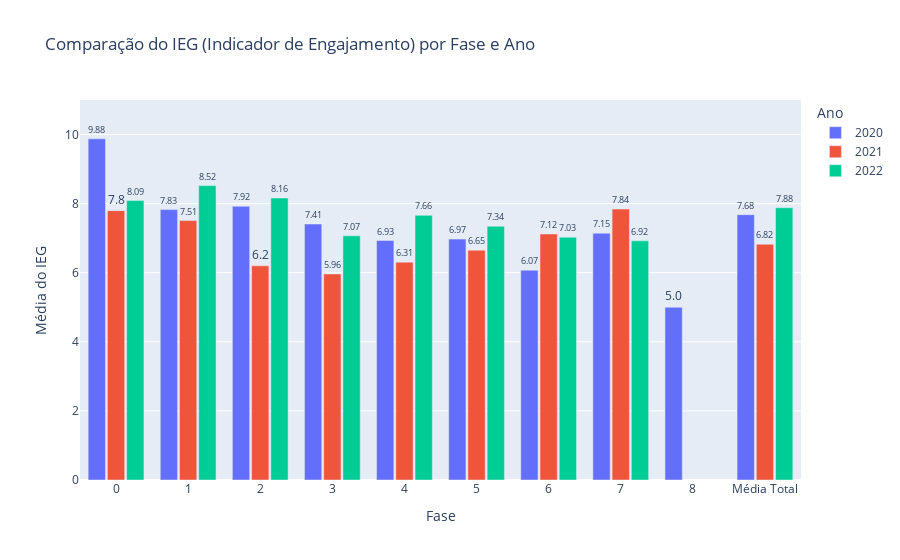

The notebook cell this image was saved under:
### Markdown cell above
### **IEG (Indicador de Engajamento)**

### Code cell
#IEG (Indicador de Engajamento)

# Garantir que a coluna 'FASE' seja tratada como string (categoria)
comparacao_fase['FASE'] = comparacao_fase['FASE'].astype(str)

# Criar uma nova coluna com os valores formatados para os rótulos
comparacao_fase['IEG_Texto'] = comparacao_fase['IEG'].round(2).astype(str)

# Gráfico de barras agrupadas
fig = px.bar(
    comparacao_fase,
    x='FASE',  # Eixo X: Fases (tratadas como categorias)
    y='IEG',   # Eixo Y: Valor médio do IAA
    color='ANO',  # Cores diferentes para cada ano
    barmode='group',  # Barras agrupadas por ano
    title='Comparação do IEG (Indicador de Engajamento) por Fase e Ano',
    text='IEG_Texto'  # Usar a coluna formatada como texto nas barras
)

# Ajustar o layout para melhorar a visualização
fig.update_layout(
    xaxis_title='Fase',
    yaxis_title='Média do IEG',
    yaxis={'range': [0, 11]},  # Definir o limite do eixo Y de 0 a 12
    xaxis={'type': 'category', 'categoryorder': 'category ascending'},  # Forçar o eixo X a ser tratado como categoria e ordenar as fases
    bargap=0.2,  # Espaçamento entre as barras de diferentes fases
    bargroupgap=0.1,  # Espaçamento entre as barras do mesmo grupo (ano)
    legend_title_text='Ano',  # Título da legenda
    showlegend=True  # Garantir que a legenda seja exibida
)

# Ajustar a formatação da legenda (garantir que os anos apareçam corretamente)
fig.update_traces(
    textposition='outside'  # Posicionar os rótulos das barras fora delass
)

# Exibir o gráfico
fig.show()

### Figure 1 — Plotly figure (JSON) as saved in the notebook; plotly's stock layout.template omitted (floating-point values rounded to 4 significant figures)
{"data": [{"alignmentgroup": "True", "hovertemplate": "ANO=2020<br>FASE=%{x}<br>IEG=%{y}<br>IEG_Texto=%{text}<extra></extra>", "legendgroup": "2020", "marker": {"color": "#636efa", "pattern": {"shape": ""}}, "name": "2020", "offsetgroup": "2020", "orientation": "v", "showlegend": true, "text": ["9.88", "7.83", "7.92", "7.41", "6.93", "6.97", "6.07", "7.15", "5.0", "7.68"], "textposition": "outside", "type": "bar", "x": ["0", "1", "2", "3", "4", "5", "6", "7", "8", "Média Total"], "xaxis": "x", "y": [9.876, 7.827, 7.924, 7.41, 6.935, 6.974, 6.073, 7.145, 5.0, 7.681], "yaxis": "y"}, {"alignmentgroup": "True", "hovertemplate": "ANO=2021<br>FASE=%{x}<br>IEG=%{y}<br>IEG_Texto=%{text}<extra></extra>", "legendgroup": "2021", "marker": {"color": "#EF553B", "pattern": {"shape": ""}}, "name": "2021", "offsetgroup": "2021", "orientation": "v", "showlegend": true, "text": ["7.8", "7.51", "6.2", "5.96", "6.31", "6.65", "7.12", "7.84", "6.82"], "textposition": "outside", "type": "bar", "x": ["0", "1", "2", "3", "4", "5", "6", "7", "Média Total"], "xaxis": "x", "y": [7.798, 7.509, 6.2, 5.964, 6.307, 6.652, 7.122, 7.842, 6.823], "yaxis": "y"}, {"alignmentgroup": "True", "hovertemplate": "ANO=2022<br>FASE=%{x}<br>IEG=%{y}<br>IEG_Texto=%{text}<extra></extra>", "legendgroup": "2022", "marker": {"color": "#00cc96", "pattern": {"shape": ""}}, "name": "2022", "offsetgroup": "2022", "orientation": "v", "showlegend": true, "text": ["8.09", "8.52", "8.16", "7.07", "7.66", "7.34", "7.03", "6.92", "7.88"], "textposition": "outside", "type": "bar", "x": ["0", "1", "2", "3", "4", "5", "6", "7", "Média Total"], "xaxis": "x", "y": [8.088, 8.524, 8.162, 7.068, 7.662, 7.345, 7.029, 6.923, 7.881], "yaxis": "y"}], "layout": {"bargap": 0.2, "bargroupgap": 0.1, "barmode": "group", "legend": {"title": {"text": "Ano"}, "tracegroupgap": 0}, "showlegend": true, "title": {"text": "Comparação do IEG (Indicador de Engajamento) por Fase e Ano"}, "xaxis": {"anchor": "y", "categoryorder": "category ascending", "domain": [0, 1], "title": {"text": "Fase"}, "type": "category"}, "yaxis": {"anchor": "x", "domain": [0, 1], "range": [0, 11], "title": {"text": "Média do IEG"}}}}
